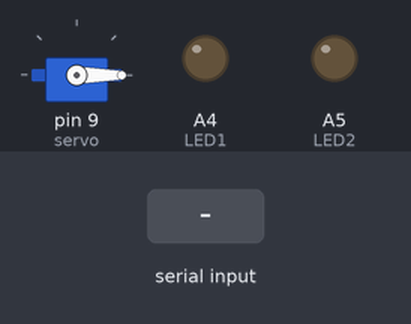
The sketch below on a simulated Arduino Uno, built with avr-gcc and run on an emulated ATmega328P. On the bench: servo, output pins drawn as LEDs (lit = HIGH). Inputs (shaded band) come from the test bench.

Above: at 1.2 s.
1.3 s: "90,45\n" received over Serial
At 2.1 s:
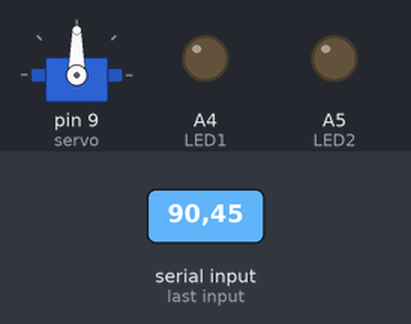
2.8 s: "30,150\n" received over Serial
At 3.2 s:
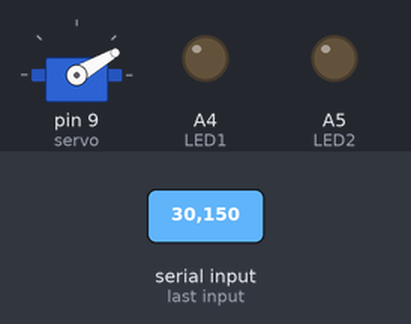
4.3 s: "200\n" received over Serial
At 5.5 s:
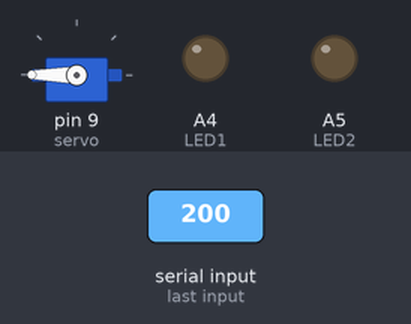
5.8 s: "90\n" received over Serial
At 6.8 s:
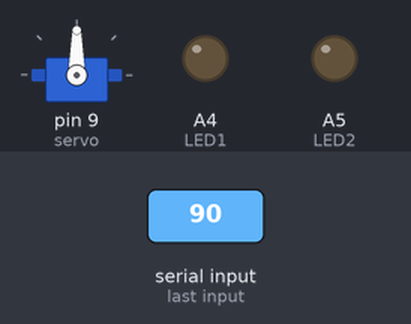
Timing chart, 0 to 8.3 s (numbered marks = the images above; inputs shaded):
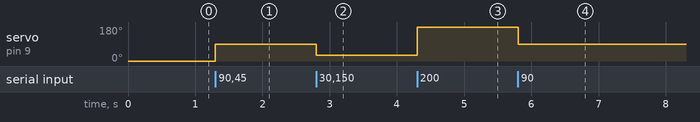

The sketch:

ArduinoControlsTheLedsAndTheServo.ino
```cpp
#include <Servo.h>
String condition1 = "TURN ON LED1";
String condition2 = "TURN OFF LED1";
String condition3 = "TURN ON LED2";
String condition4 = "TURN OFF LED2";
String ReceivedData = "";
#define LED1 A4
#define LED2 A5
#define SERVO_PIN 9


Servo servo;
void control_conditions();

void setup() {
  Serial.begin(115200);
  pinMode(LED1,OUTPUT);
  pinMode(LED2,OUTPUT);
  digitalWrite(LED1,LOW);
  digitalWrite(LED2,LOW);
  servo.attach(9);
  servo.write(0);

}

void loop() {
  if (Serial.available()) {
    //digitalWrite(LED1,HIGH);
    ReceivedData = Serial.readStringUntil('\n');
    control_conditions();
  }

  delay(50);

}

void control_conditions() {
  if (condition1.equals(ReceivedData)) {
    digitalWrite(LED1, HIGH);
  }
  else if (condition2.equals(ReceivedData)) {
    digitalWrite(LED1, LOW);
  }

  else if (condition3.equals(ReceivedData)) {
    digitalWrite(LED2, HIGH);
  }
  else if (condition4.equals(ReceivedData)) {
    digitalWrite(LED2, LOW);
  }
  else{
    servo.write(ReceivedData.toInt());
  }

}
```

Measured:
- after the input at 1.3 s, servo on pin 9 (servo): 0° → 90° at once
- after the input at 2.8 s, servo on pin 9 (servo): 90° → 30° at once
- after the input at 4.3 s, servo on pin 9 (servo): 30° → 180° at once
- after the input at 5.8 s, servo on pin 9 (servo): 180° → 90° at once
